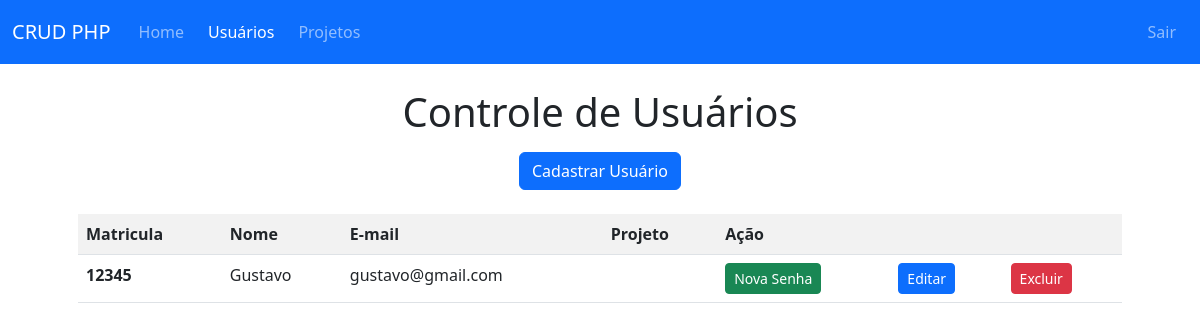
Before: /pages/usuario/tabela.php with the older database file.
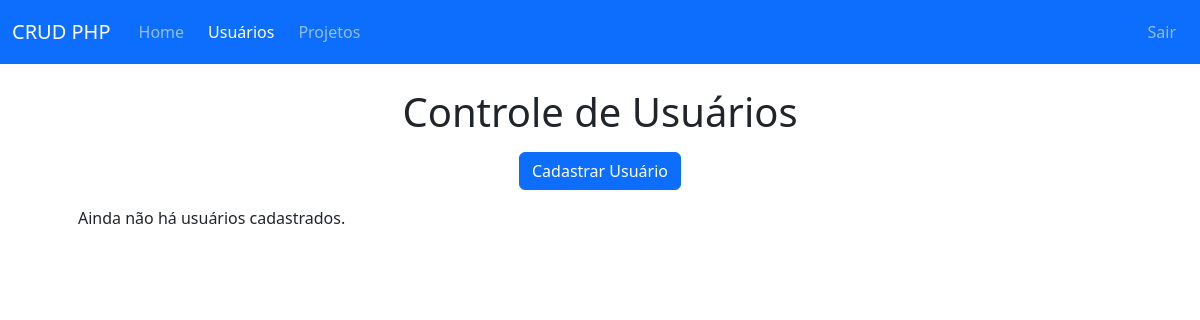
After: the same page with the newer database file.
### tables this page shows
CREATE TABLE IF NOT EXISTS `usuarios` (
  `usu_matricula` int(11) NOT NULL,
  `usu_nome` varchar(100) NOT NULL,
  `usu_email` varchar(100) NOT NULL,
  `usu_senha` varchar(255) NOT NULL,
  `id_projeto` int(11) DEFAULT NULL,
  PRIMARY KEY (`usu_matricula`),
  UNIQUE KEY `usu_email` (`usu_email`),
  KEY `usuario_projeto` (`id_projeto`)
);

### pages/usuario/tabela.php (the view, shortened to what this page needs)
<?php
    include("../../database/conexao.php");
    $sql_code = "SELECT * FROM usuarios LEFT JOIN projetos ON usuarios.id_projeto = projetos.pro_id ORDER BY usuarios.usu_nome";
    $sql_query = $conn->query($sql_code) or die($mysqli->error);
    $row = $sql_query->fetch_assoc();
?>
<!DOCTYPE html>
<html lang="pt-br">
<head>
    <link href="https://cdn.jsdelivr.net/npm/bootstrap@5.2.3/dist/css/bootstrap.min.css" rel="stylesheet">
    <link href="../../styles/styles.css" rel="stylesheet">
</head>
<body>
    <header>
        <nav class="navbar navbar-expand-lg navbar-dark bg-primary fixed-top">
            <div class="container-fluid">
                <div class="collapse navbar-collapse" id="navbarTogglerDemo01">
                    <a class="navbar-brand" href="../../">CRUD PHP</a>
                    <ul class="navbar-nav me-auto mb-2 mb-lg-0">
                        <li class="nav-item p-1">
                            <a class="nav-link" aria-current="page" href="../../">Home</a>
                        </li>
                        <li class="nav-item p-1">
                            <a class="nav-link active" href="./tabela.php">Usuários</a>
                        </li>
                        <li class="nav-item p-1">
                            <a class="nav-link" href="../projeto/tabela.php">Projetos</a>
                        </li>
                    </ul>
                    <ul class="navbar-nav mb-2 mb-lg-0">
                        <li class="nav-item p-1">
                            <a class="nav-link" href="#">Sair</a>
                        </li>
                    </ul>
                </div>
            </div>
        </nav>
    </header>
    <section class="pt-5 mt-3">
        <div class="container px-5 mt-4 mb-1">
            <h1 class="text-center">Controle de Usuários</h1>
            <div class="d-flex justify-content-center my-3">
                <a class="btn btn-primary" href="./cadastro.php">Cadastrar Usuário</a>
            </div>
        <?php
            if (!empty($row)) {
        ?>
            <table class="mt-4 my-3 table table-striped">
                <tr>
                    <th scope="col">Matricula</th>
                    <th scope="col">Nome</th>
                    <th scope="col">E-mail</th>
                    <th scope="col">Projeto</th>
                    <th scope="col" colspan="3">Ação</th>
                </tr>
        <?php
            do{
        ?>
                <tr>
                    <th scope="row"><?php echo $row['usu_matricula'] ?></th>
                    <td><?php echo $row['usu_nome'] ?></td>
                    <td><?php echo $row['usu_email'] ?></td>
                    <td><?php echo !empty($row['id_projeto']) ? $row['pro_nome'] : "<span>Usuário em nenhum projeto.</span>" ?></td>
                    <td>
                        <a class="btn btn-success btn-sm " href="./redefinicao-senha.php?matricula=<?php echo $row['usu_matricula'] ?>">Nova Senha</td>
                    <td>
                        <a class="btn btn-primary btn-sm " href="./edicao.php?matricula=<?php echo $row['usu_matricula'] ?>">Editar</a>
                    </td>
                    <td>
                        <button type="button" class="btn btn-danger btn-sm " data-bs-toggle="modal" data-bs-target="#modalExcluir<?php echo $row['usu_matricula'] ?>">
                            Excluir
                        </button>
                    </td>
                </tr>
        <?php
            } while($row=$sql_query->fetch_assoc());
        ?>
            </table>
        <?php
            } else {
                echo "<p>Ainda não há usuários cadastrados.</p>";
            }
        ?>
        </div>
    </section>
</body>
</html>

### styles/styles.css (style rules this page uses)
body { margin: 0px; padding: 0px; }

Changed rows visible on the page:
removed usuarios: usu_matricula "12345", usu_nome "Gustavo", usu_email "gustavo@gmail.com"
Other visible differences:
text no longer shown: "Matricula Nome E-mail Projeto Ação"
text now shown: "Ainda não há usuários cadastrados."
